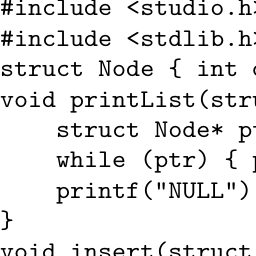
#> input picture CAPTCHA/bug/part_1_1.png, 256 x 256 px
$ python imgdiv.py bug/part_1_1.png out
#> lines starting #> are read from the running program, lines starting #| are printed output that depends on the picture
#!.venv/bin/python3
import sys
from PIL import Image
import os
input_path=sys.argv[1]
output_dir=sys.argv[2]
with Image.open(input_path)as img:
#> img is the input picture: PIL image 256x256 RGB; min 0, max 255, mean 230.9
	img=img.convert("RGB")
	width,height=img.size
#> width = 256; height = 256
	part_width=width//4
#> part_width = 64
	part_height=height//4
#> part_height = 64
	for row in range(4):
		for col in range(4):
			left=col*part_width
			upper=row*part_height
			right=left+part_width
			lower=upper+part_height
			cropped_part=img.crop((left,upper,right,lower))
			output_filename=f"part_{row+1}_{col+1}.png"
			output_path=os.path.join(output_dir,output_filename)
			cropped_part.save(output_path)
			print(f"Saved: {output_path}")
#> this loop made 4 passes
#> pass 1, `cropped_part.save(output_path)`:
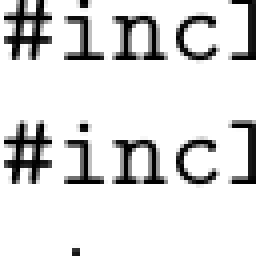
#> saved as part_1_1.png: PIL image 64x64 RGB (shown 4 times larger); min 0, max 255, mean 220.9
#> pass 1, `cropped_part.save(output_path)`:
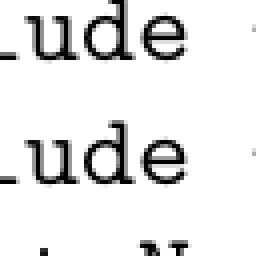
#> saved as part_1_2.png: PIL image 64x64 RGB (shown 4 times larger); min 0, max 255, mean 229.6
#> pass 1, `cropped_part.save(output_path)`:
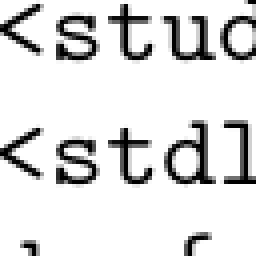
#> saved as part_1_3.png: PIL image 64x64 RGB (shown 4 times larger); min 0, max 255, mean 222
#> pass 1, `cropped_part.save(output_path)`:
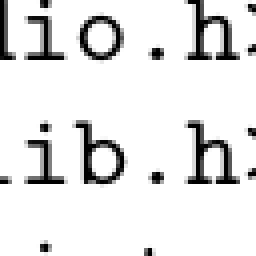
#> saved as part_1_4.png: PIL image 64x64 RGB (shown 4 times larger); min 0, max 255, mean 229.2
#> after the loop:
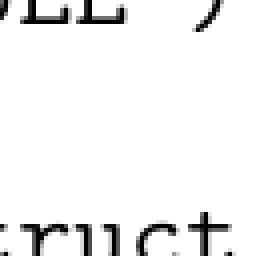
#> cropped_part: PIL image 64x64 RGB (shown 4 times larger); min 0, max 255, mean 241.2

$ run again, on CAPTCHA/bug/part_2_1.png
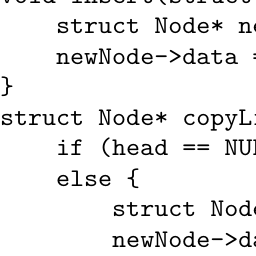
#> input picture CAPTCHA/bug/part_2_1.png, 256 x 256 px
#> img is the input picture: PIL image 256x256 RGB; min 0, max 255, mean 236.8
#> the loop `for row in range(4):` made 4 passes
#> pass 1, `cropped_part.save(output_path)`:
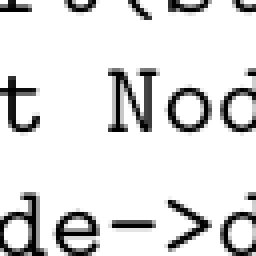
#> saved as part_1_3.png: PIL image 64x64 RGB (shown 4 times larger); min 0, max 255, mean 223.1
#> after the loop `for row in range(4):`:
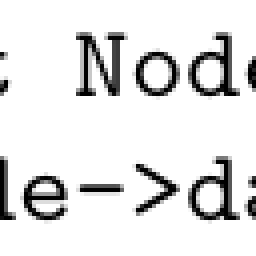
#> cropped_part: PIL image 64x64 RGB (shown 4 times larger); min 0, max 255, mean 227
